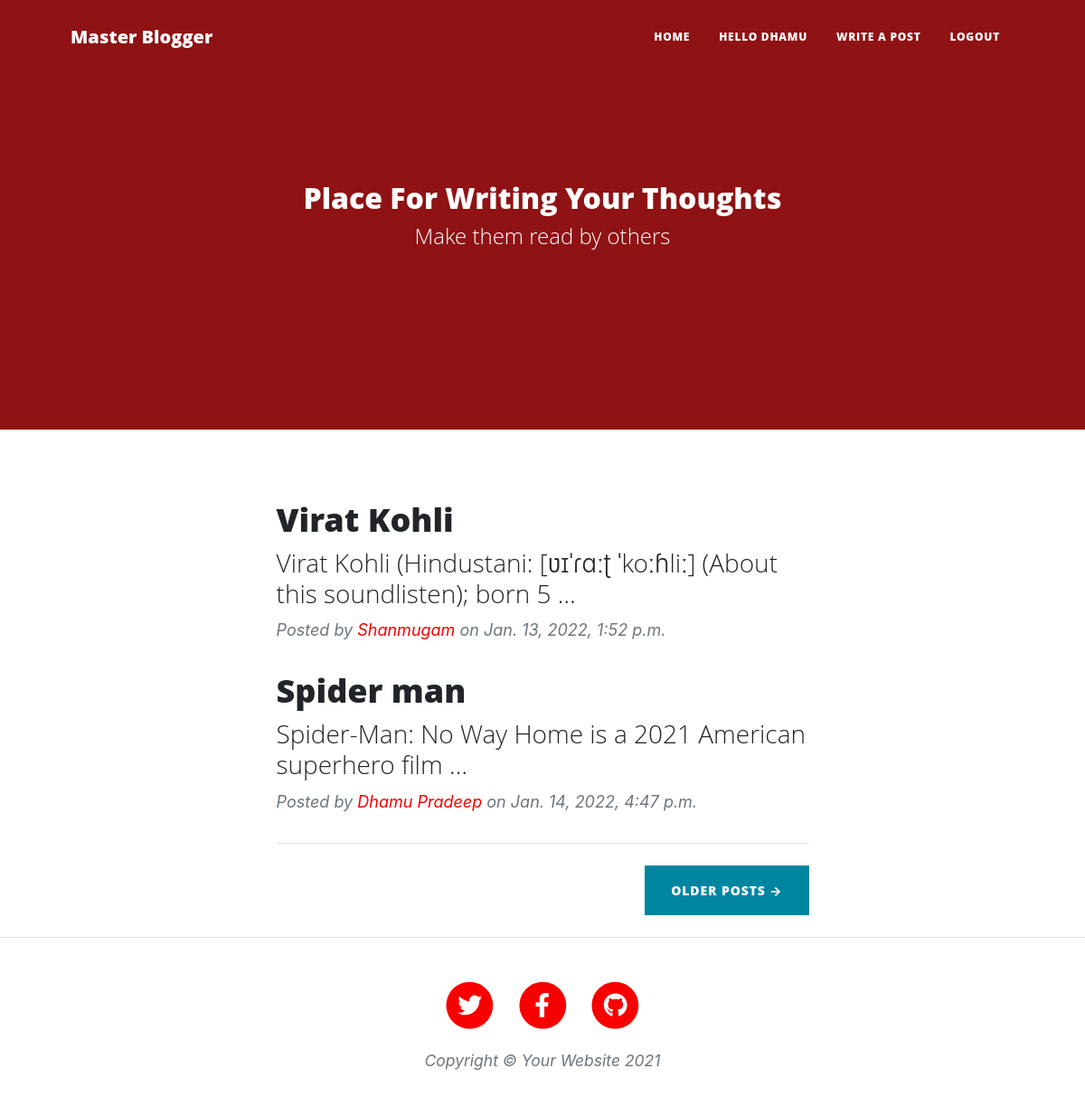
The app's page / (signed in) with its own data.
### posts/models.py (models this page shows, shortened)
class Post(models.Model):
    title = models.CharField(max_length=100,default=None)
    body = models.CharField(max_length=1000000,default=None)
    user = models.TextField(default=None)
    image = models.ImageField(upload_to='images/',height_field=None, width_field=None, max_length=100,default=None,blank=True,null=True)
    created_at = models.DateTimeField(default=datetime.now, blank=True,null=True)

### posts/views.py (the view)
# urls.py: path('', views.index,name = 'index'),
def index(request):
    posts = Post.objects.all()
    return render(request,'index.html',{'posts':posts})

### templates/index.html (shortened to what this page needs)
{% load static %}
<!DOCTYPE html>
<html lang="en">
    <head>
        <link href="{% static 'css/styles.css' %}" rel="stylesheet" />
    </head>
    <body>
        <nav class="navbar navbar-expand-lg navbar-light" id="mainNav">
            <div class="container px-4 px-lg-5">
                <a class="navbar-brand" href="/">Master Blogger</a>
                <div class="collapse navbar-collapse" id="navbarResponsive">
                    <ul class="navbar-nav ms-auto py-4 py-lg-0">
                        <li class="nav-item"><a class="nav-link px-lg-3 py-3 py-lg-4" href="/">Home</a></li>
                        {% if user.is_authenticated %}
                        <li class="nav-item"><a class="nav-link px-lg-3 py-3 py-lg-4" href="user_profile">Hello {{user.username}}</a></li>
                        {% endif %}
                        {% if user.is_authenticated %}
                        <li class="nav-item"><a class="nav-link px-lg-3 py-3 py-lg-4" href="writingposts">Write a Post</a></li>
                        {% else %}
                        <li class="nav-item"><a class="nav-link px-lg-3 py-3 py-lg-4" href="login">Write a Post</a></li>
                        {% endif %}
                        {% if user.is_authenticated %}
                        <li class="nav-item"><a class="nav-link px-lg-3 py-3 py-lg-4" href="logout">Logout</a></li>
                        {% else %}
                        <li class="nav-item"><a class="nav-link px-lg-3 py-3 py-lg-4" href="register">Login/Register</a></li>
                        {% endif %}
                    </ul>
                </div>
            </div>
        </nav>
        <header class="masthead" style="background-color:Red">
            <div class="container position-relative px-4 px-lg-5">
                <div class="row gx-4 gx-lg-5 justify-content-center">
                    <div class="col-md-10 col-lg-8 col-xl-7">
                        <div class="site-heading">
                            <h2>Place For Writing Your Thoughts</h2>
                            <span class="subheading">Make them read by others</span>
                        </div>
                    </div>
                </div>
            </div>
        </header>
        <div class="container px-4 px-lg-5">
            <div class="row gx-4 gx-lg-5 justify-content-center">
                <div class="col-md-10 col-lg-8 col-xl-7">
                    {% for post in posts %}
                    <div class="post-preview">
                        <a href="/post/{{ post.id }}">
                            <h2 class="post-title">{{ post.title }}</h2>
                            <h3 class="post-subtitle">{{ post.body|truncatewords:10 }}</h3>
                        </a>
                        <p class="post-meta">
                            Posted by
                            <a href="/#">{{post.user}}</a>
                            on {{post.created_at}}
                        </p>
                    </div>
                    {% endfor %}
                    <hr class="my-4" />
                    <div class="d-flex justify-content-end mb-4"><a class="btn btn-primary text-uppercase" href="#!">Older Posts →</a></div>
                </div>
            </div>
        </div>
        <footer class="border-top">
            <div class="container px-4 px-lg-5">
                <div class="row gx-4 gx-lg-5 justify-content-center">
                    <div class="col-md-10 col-lg-8 col-xl-7">
                        <ul class="list-inline text-center">
                            <li class="list-inline-item">
                                <a href="#!">
                                    <span class="fa-stack fa-lg">
                                        <i class="fas fa-circle fa-stack-2x"></i>
                                        <i class="fab fa-twitter fa-stack-1x fa-inverse"></i>
                                    </span>
                                </a>
                            </li>
                            <li class="list-inline-item">
                                <a href="#!">
                                    <span class="fa-stack fa-lg">
                                        <i class="fas fa-circle fa-stack-2x"></i>
                                        <i class="fab fa-facebook-f fa-stack-1x fa-inverse"></i>
                                    </span>
                                </a>
                            </li>
                            <li class="list-inline-item">
                                <a href="#!">
                                    <span class="fa-stack fa-lg">
                                        <i class="fas fa-circle fa-stack-2x"></i>
                                        <i class="fab fa-github fa-stack-1x fa-inverse"></i>
                                    </span>
                                </a>
                            </li>
                        </ul>
                        <div class="small text-center text-muted fst-italic">Copyright &copy; Your Website 2021</div>
                    </div>
                </div>
            </div>
        </footer>
    </body>
</html>

### records on screen
Post: title "Virat Kohli", body "Virat Kohli (Hindustani: [ʋɪˈɾɑːʈ ˈkoːɦliː] (About this soundlisten); born 5 …", user "Shanmugam", created_at "Jan. 13, 2022, 1:52 p.m."
Post: title "Spider man", body "Spider-Man: No Way Home is a 2021 American superhero film …", user "Dhamu Pradeep", created_at "Jan. 14, 2022, 4:47 p.m."

### other values on screen
{{ user.username }} "DHAMU"
